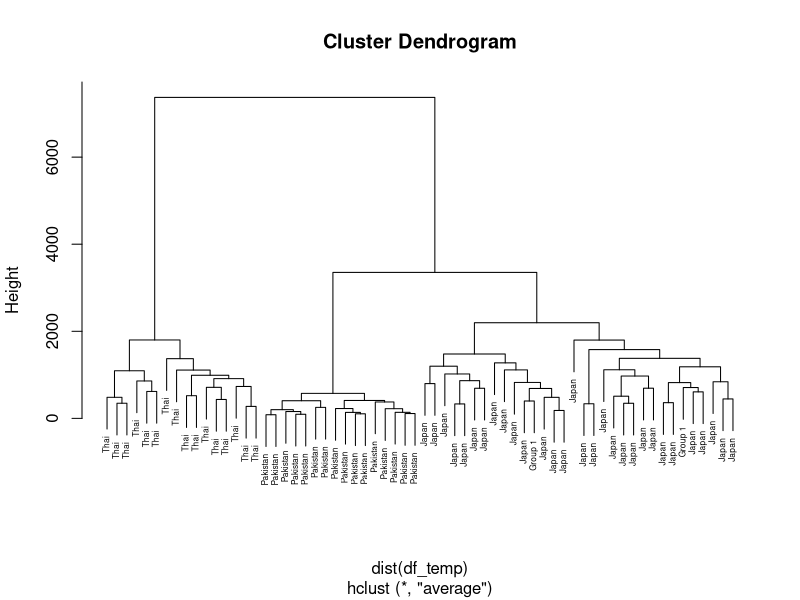
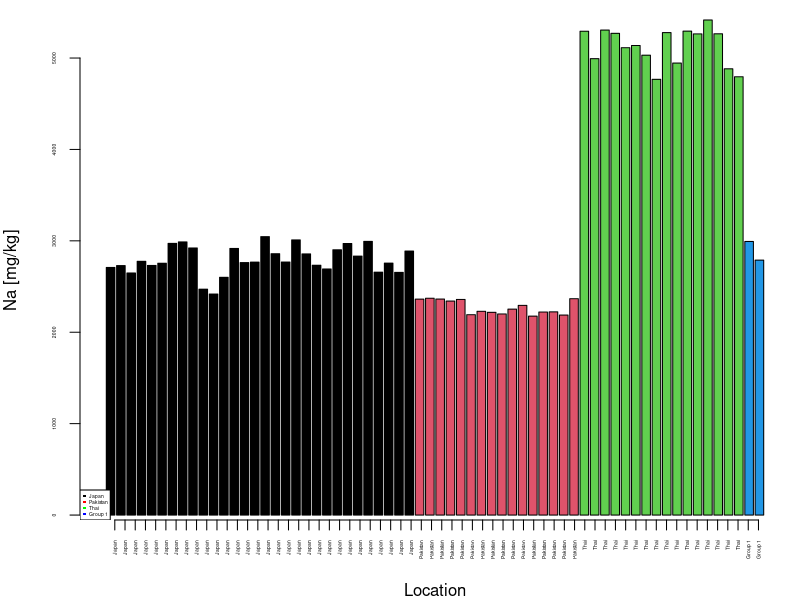
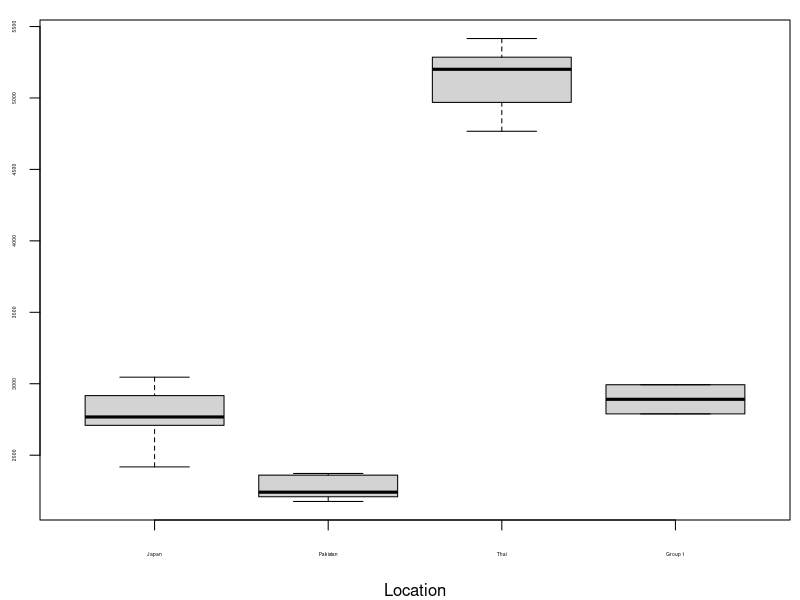
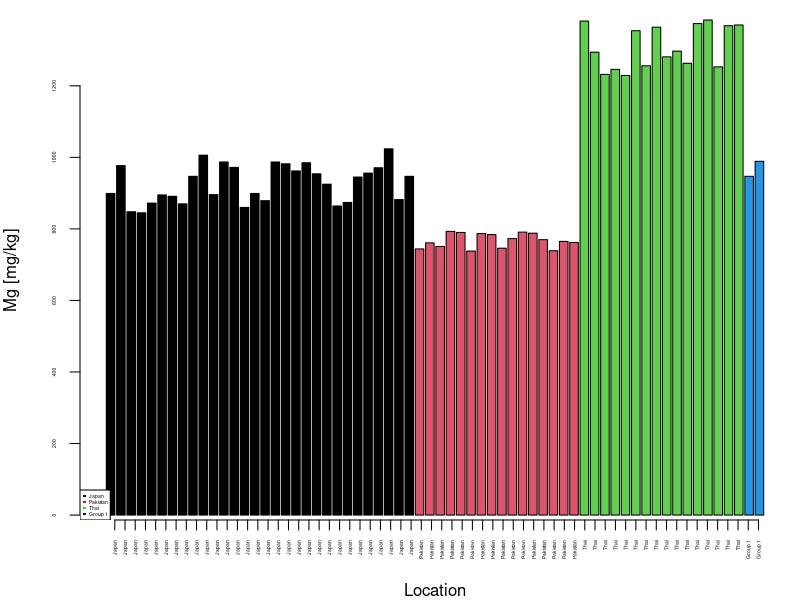
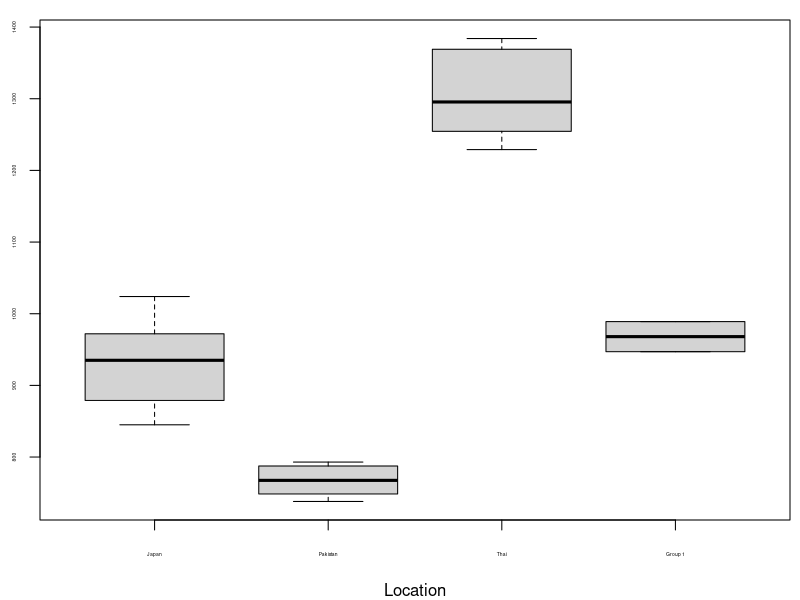
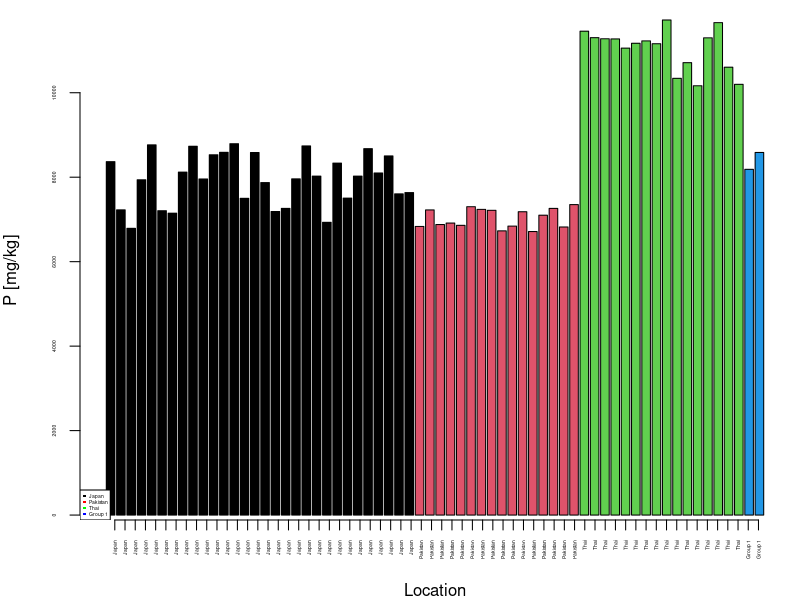
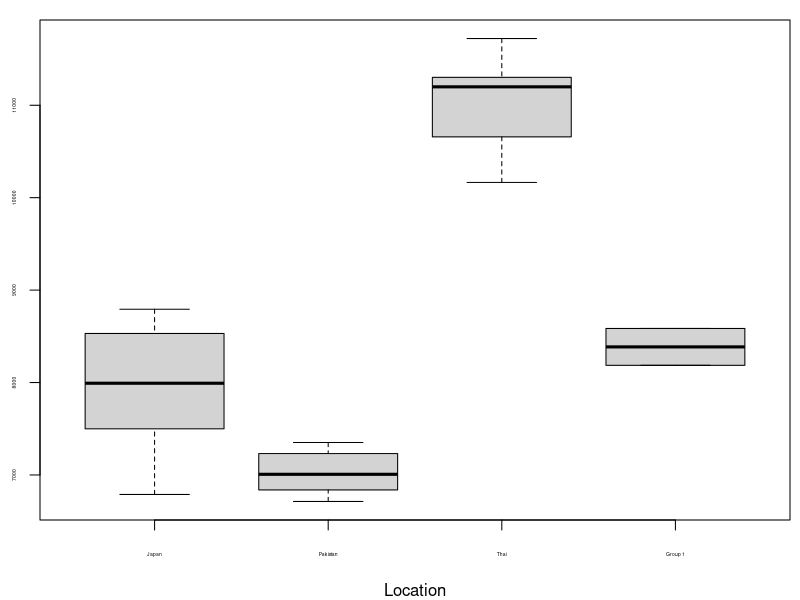
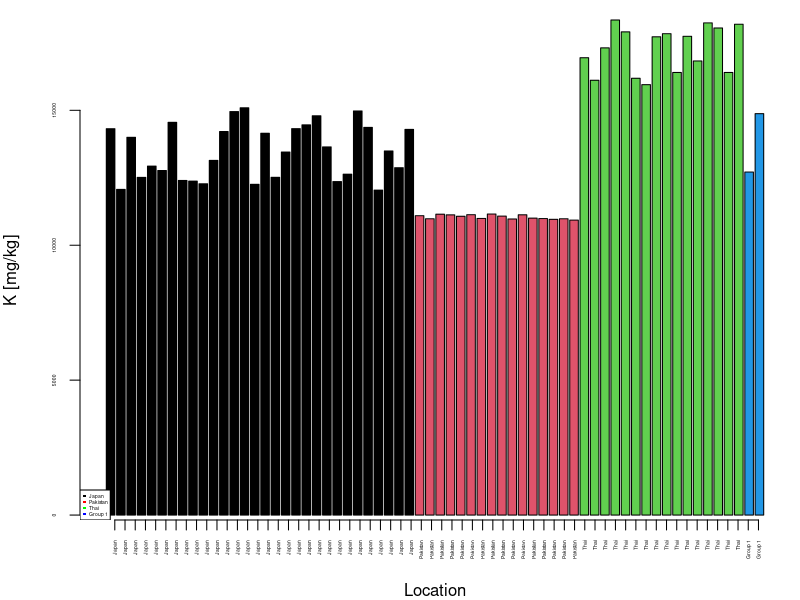

The R source for these figures, in order:
#########################
# Author: Demus Matheus Huang (Group 1)
# Course: IEA514 - Applied Environmental Forensics
# Assignment: Group Project - Data Analysis
# Date created: 2023-06-20
#########################

#### Preparation ####

# Import the data
library(readxl)
df <- read_excel("data/IEA514_Group 1.xlsx")
View(df)

# Looking at the data
head(df)
dim(df)
summary(df)

# Column adjustment
df$new <- c(rep('Japan',30), rep('Pakistan', 16), rep('Thai', 16), 
            rep ('Group 1', 2)) # add new column
df <- df[,c(1, 16, 2:15)]
colnames(df)[2] ="Sample" # rename new column
df <- df[, -1] # delete first column
View(df)



#### Exploratory plots ####

# Names for the x labels
samples <- c(rep('Japan',30), rep('Pakistan', 16), rep('Thai', 16), 
             rep ('Group 1', 2))

# Change the column sample from being a character to a factor

df$Sample <- as.factor(df$Sample)

# Change Sample levels

df$Sample <- factor(df$Sample, levels = c('Japan', 'Pakistan', 'Thai', 'Group 1'))


#### Na ####
# Bar plot
jpeg('figs/barplot_Na.jpeg', res = 300, units = 'cm', height = 8, width = 8)
par(mar = c(4,4,1,0.5))
barplot(df$Na_mg.kg, xaxt = 'n', cex.axis = 0.3, 
        xlab = 'Location', 
        ylab = 'Na [mg/kg]',
        col = as.factor(df$Sample),
        width = c(0.84, 0.84, 0.84, 0.84))
axis(1, at = 1:nrow(df), labels = samples, las = 2, cex.axis = 0.3)
legend('bottomleft', c('Japan','Pakistan','Thai','Group 1'), 
       pch = c(15,15,15,15),
       col = c('black','red','green','blue'), cex = 0.3)
dev.off()


# Boxplots
jpeg('figs/boxplot_Na.jpeg', res = 300, units = 'cm', height = 8, width = 8)
par(mar = c(4,2,1,0.5)) 
plot(df$Sample, df$Na_mg.kg, xlab = 'Location', ylab = '', cex.axis = 0.3)
dev.off()



#### Mg ####
# Bar plot
jpeg('figs/barplot_Mg.jpeg', res = 300, units = 'cm', height = 8, width = 8)
par(mar = c(4,4,1,0.5))
barplot(df$Mg_mg.kg, xaxt = 'n', cex.axis = 0.3, 
        xlab = 'Location', 
        ylab = 'Mg [mg/kg]',
        col = as.factor(df$Sample),
        width = c(0.84, 0.84, 0.84, 0.84))
axis(1, at = 1:nrow(df), labels = samples, las = 2, cex.axis = 0.3)
legend('bottomleft', c('Japan','Pakistan','Thai','Group 1'), 
       pch = c(15,15,15,15),
       col = c('black','red','green','blue'), cex = 0.3)
dev.off()


# Boxplots
jpeg('figs/boxplot_Mg.jpeg', res = 300, units = 'cm', height = 8, width = 8)
par(mar = c(4,2,1,0.5)) 
plot(df$Sample, df$Mg_mg.kg, xlab = 'Location', ylab = '', cex.axis = 0.3)
dev.off()



#### P ####
# Bar plot
jpeg('figs/barplot_P.jpeg', res = 300, units = 'cm', height = 8, width = 8)
par(mar = c(4,4,1,0.5))
barplot(df$P_mg.kg, xaxt = 'n', cex.axis = 0.3, 
        xlab = 'Location', 
        ylab = 'P [mg/kg]',
        col = as.factor(df$Sample),
        width = c(0.84, 0.84, 0.84, 0.84))
axis(1, at = 1:nrow(df), labels = samples, las = 2, cex.axis = 0.3)
legend('bottomleft', c('Japan','Pakistan','Thai','Group 1'), 
       pch = c(15,15,15,15),
       col = c('black','red','green','blue'), cex = 0.3)
dev.off()


# Boxplots
jpeg('figs/boxplot_P.jpeg', res = 300, units = 'cm', height = 8, width = 8)
par(mar = c(4,2,1,0.5)) 
plot(df$Sample, df$P_mg.kg, xlab = 'Location', ylab = '', cex.axis = 0.3)
dev.off()



#### K ####
# Bar plot
jpeg('figs/barplot_K.jpeg', res = 300, units = 'cm', height = 8, width = 8)
par(mar = c(4,4,1,0.5))
barplot(df$K_mg.kg, xaxt = 'n', cex.axis = 0.3, 
        xlab = 'Location', 
        ylab = 'K [mg/kg]',
        col = as.factor(df$Sample),
        width = c(0.84, 0.84, 0.84, 0.84))
axis(1, at = 1:nrow(df), labels = samples, las = 2, cex.axis = 0.3)
legend('bottomleft', c('Japan','Pakistan','Thai','Group 1'), 
       pch = c(15,15,15,15),
       col = c('black','red','green','blue'), cex = 0.3)
dev.off()


# Boxplots
jpeg('figs/boxplot_K.jpeg', res = 300, units = 'cm', height = 8, width = 8)
par(mar = c(4,2,1,0.5)) 
plot(df$Sample, df$K_mg.kg, xlab = 'Location', ylab = '', cex.axis = 0.3)
dev.off()



#### Ca ####
# Bar plot
jpeg('figs/barplot_Ca.jpeg', res = 300, units = 'cm', height = 8, width = 8)
par(mar = c(4,4,1,0.5))
barplot(df$Ca_mg.kg, xaxt = 'n', cex.axis = 0.3, 
        xlab = 'Location', 
        ylab = 'Ca [mg/kg]',
        col = as.factor(df$Sample),
        width = c(0.84, 0.84, 0.84, 0.84))
axis(1, at = 1:nrow(df), labels = samples, las = 2, cex.axis = 0.3)
legend('bottomleft', c('Japan','Pakistan','Thai','Group 1'), 
       pch = c(15,15,15,15),
       col = c('black','red','green','blue'), cex = 0.3)
dev.off()


# Boxplots
jpeg('figs/boxplot_Ca.jpeg', res = 300, units = 'cm', height = 8, width = 8)
par(mar = c(4,2,1,0.5)) 
plot(df$Sample, df$Ca_mg.kg, xlab = 'Location', ylab = '', cex.axis = 0.3)
dev.off()



#### Fe ####
# Bar plot
jpeg('figs/barplot_Fe.jpeg', res = 300, units = 'cm', height = 8, width = 8)
par(mar = c(4,4,1,0.5))
barplot(df$Fe_mg.kg, xaxt = 'n', cex.axis = 0.3, 
        xlab = 'Location', 
        ylab = 'Fe [mg/kg]',
        col = as.factor(df$Sample),
        width = c(0.84, 0.84, 0.84, 0.84))
axis(1, at = 1:nrow(df), labels = samples, las = 2, cex.axis = 0.3)
legend('topleft', c('Japan','Pakistan','Thai','Group 1'), 
       pch = c(15,15,15,15),
       col = c('black','red','green','blue'), cex = 0.3)
dev.off()


# Boxplots
jpeg('figs/boxplot_Fe.jpeg', res = 300, units = 'cm', height = 8, width = 8)
par(mar = c(4,2,1,0.5)) 
plot(df$Sample, df$Fe_mg.kg, xlab = 'Location', ylab = '', cex.axis = 0.3)
dev.off()



#### Co ####
# Bar plot
jpeg('figs/barplot_Co.jpeg', res = 300, units = 'cm', height = 8, width = 8)
par(mar = c(4,4,1,0.5))
barplot(df$Co_mg.kg, xaxt = 'n', cex.axis = 0.3, 
        xlab = 'Location', 
        ylab = 'Co [mg/kg]',
        col = as.factor(df$Sample),
        width = c(0.84, 0.84, 0.84, 0.84))
axis(1, at = 1:nrow(df), labels = samples, las = 2, cex.axis = 0.3)
legend('topleft', c('Japan','Pakistan','Thai','Group 1'), 
       pch = c(15,15,15,15),
       col = c('black','red','green','blue'), cex = 0.3)
dev.off()


# Boxplots
jpeg('figs/boxplot_Co.jpeg', res = 300, units = 'cm', height = 8, width = 8)
par(mar = c(4,2,1,0.5)) 
plot(df$Sample, df$Co_mg.kg, xlab = 'Location', ylab = '', cex.axis = 0.3)
dev.off()



#### Cu ####
# Bar plot
jpeg('figs/barplot_Cu.jpeg', res = 300, units = 'cm', height = 8, width = 8)
par(mar = c(4,4,1,0.5))
barplot(df$Cu_mg.kg, xaxt = 'n', cex.axis = 0.3, 
        xlab = 'Location', 
        ylab = 'Cu [mg/kg]',
        col = as.factor(df$Sample),
        width = c(0.84, 0.84, 0.84, 0.84))
axis(1, at = 1:nrow(df), labels = samples, las = 2, cex.axis = 0.3)
legend('topleft', c('Japan','Pakistan','Thai','Group 1'), 
       pch = c(15,15,15,15),
       col = c('black','red','green','blue'), cex = 0.3)
dev.off()


# Boxplots
jpeg('figs/boxplot_Cu.jpeg', res = 300, units = 'cm', height = 8, width = 8)
par(mar = c(4,2,1,0.5)) 
plot(df$Sample, df$Cu_mg.kg, xlab = 'Location', ylab = '', cex.axis = 0.3)
dev.off()



#### Zn ####
# Bar plot
jpeg('figs/barplot_Zn.jpeg', res = 300, units = 'cm', height = 8, width = 8)
par(mar = c(4,4,1,0.5))
barplot(df$Zn_mg.kg, xaxt = 'n', cex.axis = 0.3, 
        xlab = 'Location', 
        ylab = 'Zn [mg/kg]',
        col = as.factor(df$Sample),
        width = c(0.84, 0.84, 0.84, 0.84))
axis(1, at = 1:nrow(df), labels = samples, las = 2, cex.axis = 0.3)
legend('topleft', c('Japan','Pakistan','Thai','Group 1'), 
       pch = c(15,15,15,15),
       col = c('black','red','green','blue'), cex = 0.3)
dev.off()


# Boxplots
jpeg('figs/boxplot_Zn.jpeg', res = 300, units = 'cm', height = 8, width = 8)
par(mar = c(4,2,1,0.5)) 
plot(df$Sample, df$Zn_mg.kg, xlab = 'Location', ylab = '', cex.axis = 0.3)
dev.off()



#### Rb ####
# Bar plot
jpeg('figs/barplot_Rb.jpeg', res = 300, units = 'cm', height = 8, width = 8)
par(mar = c(4,4,1,0.5))
barplot(df$Rb_mg.kg, xaxt = 'n', cex.axis = 0.3, 
        xlab = 'Location', 
        ylab = 'Rb [mg/kg]',
        col = as.factor(df$Sample),
        width = c(0.84, 0.84, 0.84, 0.84))
axis(1, at = 1:nrow(df), labels = samples, las = 2, cex.axis = 0.3)
legend('topleft', c('Japan','Pakistan','Thai','Group 1'), 
       pch = c(15,15,15,15),
       col = c('black','red','green','blue'), cex = 0.3)
dev.off()


# Boxplots
jpeg('figs/boxplot_Rb.jpeg', res = 300, units = 'cm', height = 8, width = 8)
par(mar = c(4,2,1,0.5)) 
plot(df$Sample, df$Rb_mg.kg, xlab = 'Location', ylab = '', cex.axis = 0.3)
dev.off()



#### Sr ####
# Bar plot
jpeg('figs/barplot_Sr.jpeg', res = 300, units = 'cm', height = 8, width = 8)
par(mar = c(4,4,1,0.5))
barplot(df$Sr_mg.kg, xaxt = 'n', cex.axis = 0.3, 
        xlab = 'Location', 
        ylab = 'Sr [mg/kg]',
        col = as.factor(df$Sample),
        width = c(0.84, 0.84, 0.84, 0.84))
axis(1, at = 1:nrow(df), labels = samples, las = 2, cex.axis = 0.3)
legend('bottomleft', c('Japan','Pakistan','Thai','Group 1'), 
       pch = c(15,15,15,15),
       col = c('black','red','green','blue'), cex = 0.3)
dev.off()


# Boxplots
jpeg('figs/boxplot_Sr.jpeg', res = 300, units = 'cm', height = 8, width = 8)
par(mar = c(4,2,1,0.5)) 
plot(df$Sample, df$Sr_mg.kg, xlab = 'Location', ylab = '', cex.axis = 0.3)
dev.off()



#### Ba ####
# Bar plot
jpeg('figs/barplot_Ba.jpeg', res = 300, units = 'cm', height = 8, width = 8)
par(mar = c(4,4,1,0.5))
barplot(df$Ba_mg.kg, xaxt = 'n', cex.axis = 0.3, 
        xlab = 'Location', 
        ylab = 'Ba [mg/kg]',
        col = as.factor(df$Sample),
        width = c(0.84, 0.84, 0.84, 0.84))
axis(1, at = 1:nrow(df), labels = samples, las = 2, cex.axis = 0.3)
legend('bottomleft', c('Japan','Pakistan','Thai','Group 1'), 
       pch = c(15,15,15,15),
       col = c('black','red','green','blue'), cex = 0.3)
dev.off()


# Boxplots
jpeg('figs/boxplot_Ba.jpeg', res = 300, units = 'cm', height = 8, width = 8)
par(mar = c(4,2,1,0.5)) 
plot(df$Sample, df$Ba_mg.kg, xlab = 'Location', ylab = '', cex.axis = 0.3)
dev.off()




#### Pb ####
# Bar plot
jpeg('figs/barplot_Pb.jpeg', res = 300, units = 'cm', height = 8, width = 8)
par(mar = c(4,4,1,0.5))
barplot(df$Ba_mg.kg, xaxt = 'n', cex.axis = 0.3, 
        xlab = 'Location', 
        ylab = 'Pb [mg/kg]',
        col = as.factor(df$Sample),
        width = c(0.84, 0.84, 0.84, 0.84))
axis(1, at = 1:nrow(df), labels = samples, las = 2, cex.axis = 0.3)
legend('bottomleft', c('Japan','Pakistan','Thai','Group 1'), 
       pch = c(15,15,15,15),
       col = c('black','red','green','blue'), cex = 0.3)
dev.off()


# Boxplots
jpeg('figs/boxplot_Pb.jpeg', res = 300, units = 'cm', height = 8, width = 8)
par(mar = c(4,2,1,0.5)) 
plot(df$Sample, df$Pb_mg.kg, xlab = 'Location', ylab = '', cex.axis = 0.3)
dev.off()



#### U ####
# Bar plot
jpeg('figs/barplot_U.jpeg', res = 300, units = 'cm', height = 8, width = 8)
par(mar = c(4,4,1,0.5))
barplot(df$U_mg.kg, xaxt = 'n', cex.axis = 0.3, 
        xlab = 'Location', 
        ylab = 'U [mg/kg]',
        col = as.factor(df$Sample),
        width = c(0.84, 0.84, 0.84, 0.84))
axis(1, at = 1:nrow(df), labels = samples, las = 2, cex.axis = 0.3)
legend('topleft', c('Japan','Pakistan','Thai','Group 1'), 
       pch = c(15,15,15,15),
       col = c('black','red','green','blue'), cex = 0.3)
dev.off()


# Boxplots
jpeg('figs/boxplot_U.jpeg', res = 300, units = 'cm', height = 8, width = 8)
par(mar = c(4,2,1,0.5)) 
plot(df$Sample, df$U_mg.kg, xlab = 'Location', ylab = '', cex.axis = 0.3)
dev.off()



#### ANOVA for Na ####
df_aov_Na <- df[,c(1,2)]
result_Na <- aov(Na_mg.kg ~ Sample, data = df_aov_Na)
summary(result_Na)

#### ANOVA for Mg ####
df_aov_Mg <- df[,c(1,3)]
result_Mg <- aov(Mg_mg.kg ~ Sample, data = df_aov_Mg)
summary(result_Mg)

#### ANOVA for P ####
df_aov_P <- df[,c(1,4)]
result_P <- aov(P_mg.kg ~ Sample, data = df_aov_P)
summary(result_P)

#### ANOVA for K ####
df_aov_K <- df[,c(1,5)]
result_K <- aov(K_mg.kg ~ Sample, data = df_aov_K)
summary(result_K)

#### ANOVA for Ca ####
df_aov_Ca <- df[,c(1,6)]
result_Ca <- aov(Ca_mg.kg ~ Sample, data = df_aov_Ca)
summary(result_Ca)

#### ANOVA for Fe ####
df_aov_Fe <- df[,c(1,7)]
result_Fe <- aov(Fe_mg.kg ~ Sample, data = df_aov_Fe)
summary(result_Fe)

#### ANOVA for Co ####
df_aov_Co <- df[,c(1,8)]
result_Co <- aov(Co_mg.kg ~ Sample, data = df_aov_Co)
summary(result_Co)

#### ANOVA for Cu ####
df_aov_Cu <- df[,c(1,9)]
result_Cu <- aov(Cu_mg.kg ~ Sample, data = df_aov_Cu)
summary(result_Cu)

#### ANOVA for Zn ####
df_aov_Zn <- df[,c(1,10)]
result_Zn <- aov(Zn_mg.kg ~ Sample, data = df_aov_Zn)
summary(result_Zn)

#### ANOVA for Rb ####
df_aov_Rb <- df[,c(1,11)]
result_Rb <- aov(Rb_mg.kg ~ Sample, data = df_aov_Rb)
summary(result_Rb)

#### ANOVA for Sr ####
df_aov_Sr <- df[,c(1,12)]
result_Sr <- aov(Sr_mg.kg ~ Sample, data = df_aov_Sr)
summary(result_Sr)

#### ANOVA for Ba ####
df_aov_Ba <- df[,c(1,13)]
result_Ba <- aov(Ba_mg.kg ~ Sample, data = df_aov_Ba)
summary(result_Ba)

#### ANOVA for Pb ####
df_aov_Pb <- df[,c(1,14)]
result_Pb <- aov(Pb_mg.kg ~ Sample, data = df_aov_Pb)
summary(result_Pb)

#### ANOVA for U ####
df_aov_U <- df[,c(1,15)]
result_U <- aov(U_mg.kg ~ Sample, data = df_aov_U)
summary(result_U)



#### Cluster analysis ####
# Prepare the data for cluster analysis
df_temp <- df[,-1] # Remove the first column to discard the non-numeric column
df_temp <- data.matrix(df_temp) # Change to matrix format for heatmap analysis
row.names(df_temp) <- paste0(as.character(df[,1]), 1:nrow(df)) # Add the locations to the plot

jpeg('figs/heatmap_IEA514_Group_1.jpeg', res = 300, units = 'cm', height = 16, width = 16)
# The margins of the plot: bottom, left, top, right
par(mar = c(2,2,2,2))
heatmap(df_temp)
dev.off()


## Cluster analysis using the complete method
# Linkage method is complete
jpeg('figs/hc_complete_IEA514_Group_1.jpeg', res = 300, units = 'cm', height = 8, width = 8)
# The margins of the plot: bottom, left, top, right
par(mar = c(2,2,2,2))
hc <- hclust(dist(df_temp), 
             method = 'complete')
plot(hc, labels = df$Sample, main = 'Complete', hang = -1, cex = 0.3)
dev.off()


# Linkage method is average
jpeg('figs/hc_average_IEA514_Group_1.jpeg', res = 300, units = 'cm', height = 8, width = 8)
# The margins of the plot: bottom, left, top, right
par(mar = c(2,2,2,2))
hc <- hclust(dist(df_temp), 
             method = 'average')
plot(hc, labels = df$Sample, main = 'Average', hang = -1, cex = 0.3)
dev.off()


plot(hc, labels = df$Sample, cex = 0.5)

#Optional: K-means clustering
#k_means <- kmeans(df_temp, 3, nstart = 20)
#k_means
#table(k_means$cluster, df$Sample)

#### PCA ####
#install.packages('car') # Only one time install
library(car) # load the package

IEA514_Group_1.pca <- prcomp(df[,-1], # Remove the first column
                      center = TRUE, # Center the data, similar to scaling
                      scale. = TRUE) # Need to be scaled because of magnitude diff.

jpeg('figs/biplot_IEA514_Group_1.jpeg', res = 300, units = 'cm', height = 16, width = 16)
# The margins of the plot: bottom, left, top, right
par(mar = c(4,4,1,1))
plot(IEA514_Group_1.pca$x[,1:2], # Plot only the first and second PCs
     pch = 20,        # The marker 
     col = df$Sample, # The color
     xlim = c(-5,10), ylim = c(-5,6)) # The limits of the axes
dataEllipse(IEA514_Group_1.pca$x[,1],  # PC1
            IEA514_Group_1.pca$x[,2],  # PC2
            groups = df$Sample, # Groups
            lwd = 1,            # line width
            group.labels = c('Japan','Pakistan','Thai','Group 1'), 
            plot.points = FALSE, # Do not want to redraw points on top of old points
            levels = 0.5,      # 50% confidence level, similar to what is set in ggbiplot
            add = TRUE,
            fill=TRUE, 
            fill.alpha = 0.02,
            col = c('black','red','green','blue'))

legend('bottomright', c('Japan','Pakistan','Thai','Group 1'), pch = c(20,20,20,20),
       col = c('black','red','green','blue'))
dev.off()

